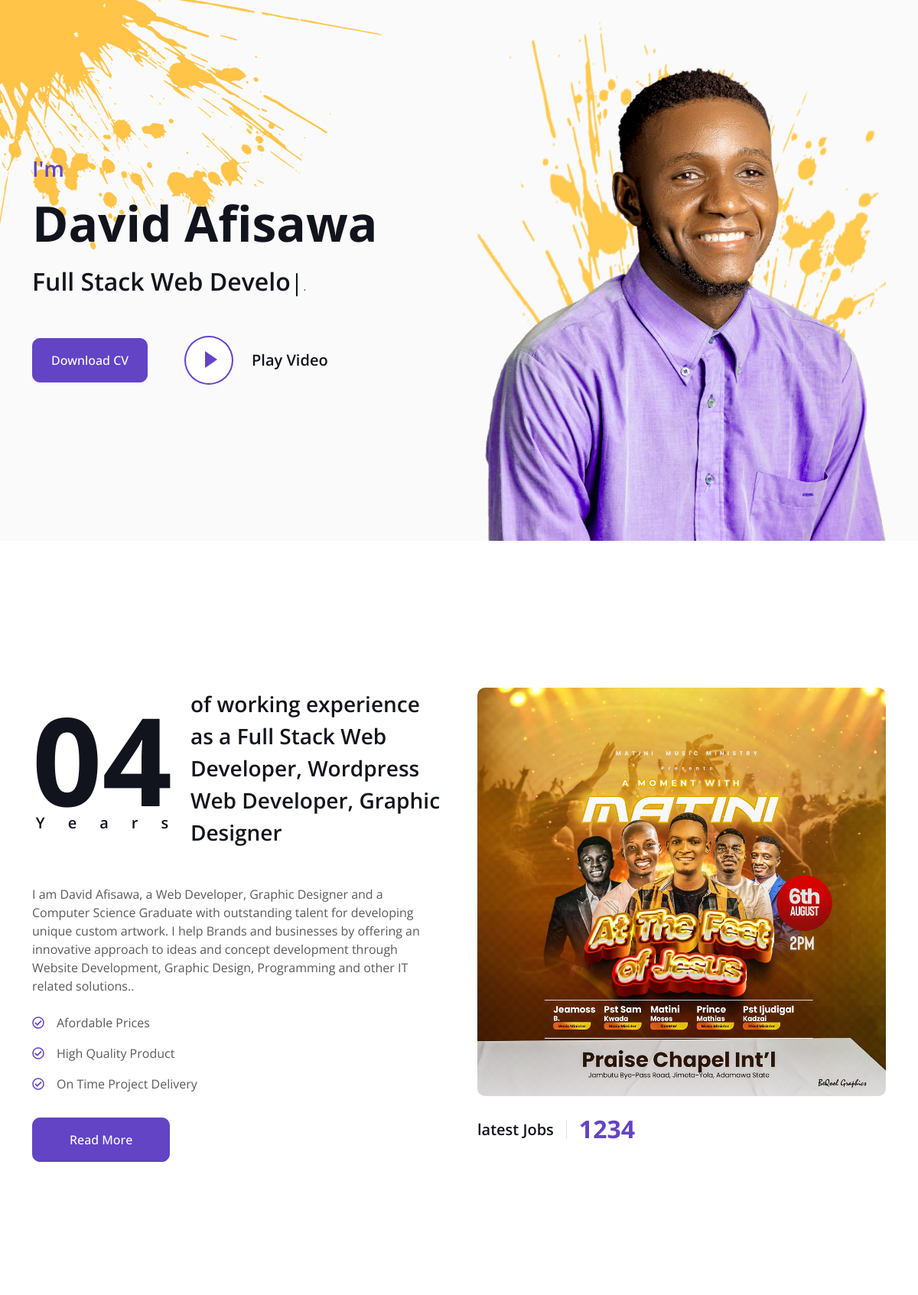
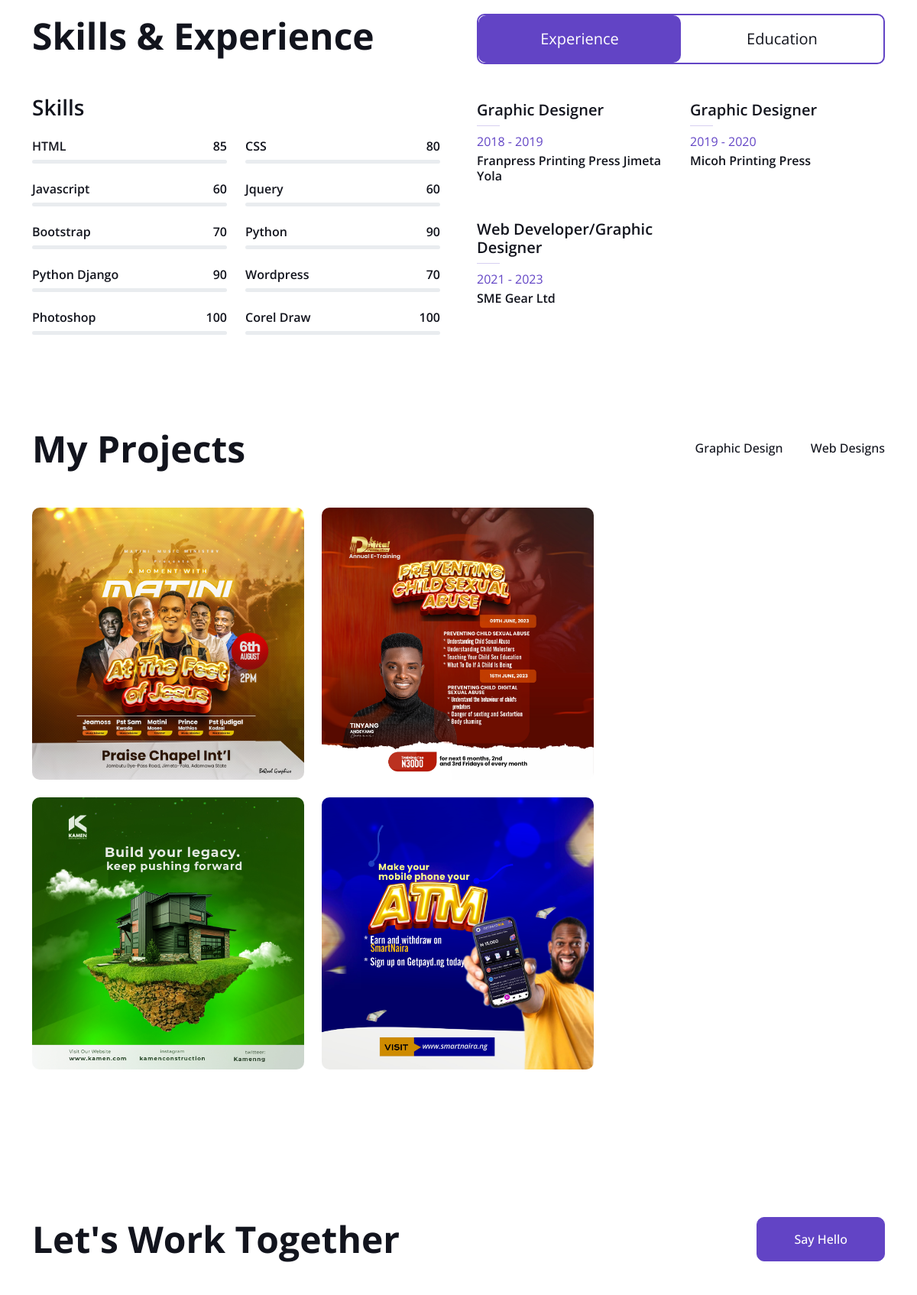
The page / (upper part) on the database its author committed (2 pictures, top to bottom).
### portfolioapp/models.py (models this page shows, shortened)
class PersonalDetails(models.Model):
    name=models.CharField(max_length=100, null=True, blank=True)
    age=models.CharField(max_length=10, null=True, blank=True)
    picture=models.ImageField()
    address=models.CharField(max_length=100, null=True, blank=True)
    phone_number=models.CharField(max_length=100, null=True, blank=True)
    email=models.EmailField(null=True, blank=True)

class AboutMyself(models.Model):
    years_of_experience=models.CharField(max_length=10, null=True, blank=True )
    short_note=models.TextField(null=True, blank=True)
    title=models.CharField(max_length=300, null=True, blank=True)
    if years_of_experience is not None:
        def __str__(self):
            return self.years_of_experience + " " + "years"
    else:
        pass

class Projects(models.Model):
    name=models.CharField(max_length=100, null=True, blank=True)
    image_file=models.ImageField()
    date_created=models.DateTimeField(auto_now_add=True)
    is_graphic=models.BooleanField(default=True)
    link=models.URLField(null=True, blank=True)
    if name is not None:
        def __str__(self):
            return self.name
    else:
        pass

class Skills(models.Model):
    skill_name=models.CharField(max_length=50, null=True, blank=True)
    skill_percent=models.IntegerField(default=0)
    if skill_name is not None:
        def __str__(self):
            return self.skill_name
    else:
        pass

class SchoolExperience(models.Model):
    name=models.CharField(max_length=100, null=True, blank=True)
    start_date=models.CharField(max_length=10, null=True, blank=True)
    end_date=models.CharField(max_length=10, null=True, blank=True)
    org_name=models.CharField(max_length=100, null=True, blank=True)
    is_school=models.BooleanField(default=True)
    if name is not None:
        def __str__(self):
            return self.org_name
    else:
        pass

### portfolioapp/views.py (the view)
# urls.py: 2. Add a URL to urlpatterns:  path('', views.home, name='home')
def home(request):
    projects=Projects.objects.all().order_by("-date_created")
    last_job=projects[0]
    print(last_job)
    skills=Skills.objects.all()
    experience=SchoolExperience.objects.all()
    personal_detail=PersonalDetails.objects.get()
    about=AboutMyself.objects.get()
    print(about.title)
    context={"projects":projects, "skills":skills, "personal_detail":personal_detail,
                    "about":about, "experience":experience, "last_job":last_job}
    return render(request, 'index.html', context)

### template/index.html (shortened to what this page needs)
{% extends "base.html" %} {% block content %} {% load static %}
<div class="container-fluid bg-light my-6 mt-0" id="home">
    <div class="container">
        <div class="row g-5 align-items-center">
            <div class="col-lg-6 py-6 pb-0 pt-lg-0">
                <h3 class="text-primary mb-3">I'm</h3>
                <h1 class="display-3 mb-3">{{ personal_detail.name }}</h1>
                <h2 class="typed-text-output d-inline"></h2>.
                <div class="d-flex align-items-center pt-5">
                    <a href="" class="btn btn-primary py-3 px-4 me-5">Download CV</a>
                    <button type="button" class="btn-play" data-bs-toggle="modal" data-src="https://www.youtube.com/embed/DWRcNpR6Kdc" data-bs-target="#videoModal">
                            <span></span>
                        </button>
                    <h5 class="ms-4 mb-0 d-none d-sm-block">Play Video</h5>
                </div>
            </div>
            <div class="col-lg-6">
                <img class="img-fluid" src="{{personal_detail.picture.url}}" alt="">
            </div>
        </div>
    </div>
</div>
<div class="container-xxl py-6" id="about">
    <div class="container">
        <div class="row g-5">
            <div class="col-lg-6 wow fadeInUp" data-wow-delay="0.1s">
                <div class="d-flex align-items-center mb-5">
                    <div class="years flex-shrink-0 text-center me-4">
                        <h1 class="display-1 mb-0">0{{ about.years_of_experience }}</h1>
                        <h5 class="mb-0">Years</h5>
                    </div>
                    <h3 class="lh-base mb-0">of working experience as a {{ about.title }}</h3>
                </div>
                <p class="mb-4">{{about.short_note}}.</p>
                <p class="mb-3"><i class="far fa-check-circle text-primary me-3"></i>Afordable Prices</p>
                <p class="mb-3"><i class="far fa-check-circle text-primary me-3"></i>High Quality Product</p>
                <p class="mb-3"><i class="far fa-check-circle text-primary me-3"></i>On Time Project Delivery</p>
                <a class="btn btn-primary py-3 px-5 mt-3" href="">Read More</a>
            </div>
            <div class="col-lg-6 wow fadeInUp" data-wow-delay="0.5s">
                <div class="row g-3 mb-4">
                    <div class="col-sm-12">
                        <img class="img-fluid rounded" src="{{ last_job.image_file.url}}" alt="">
                    </div>
                </div>
                <div class="d-flex align-items-center mb-3">
                    <h5 class="border-end pe-3 me-3 mb-0">latest Jobs</h5>
                    <h2 class="text-primary fw-bold mb-0" data-toggle="counter-up">1234</h2>
                </div>
            </div>
        </div>
    </div>
</div>
<div class="container-xxl py-6 pb-5" id="skill">
    <div class="container">
        <div class="row g-5">
            <div class="col-lg-6 wow fadeInUp" data-wow-delay="0.1s">
                <h1 class="display-5 mb-5">Skills & Experience</h1>
                <h3 class="mb-4">Skills</h3>
                <div class="row align-items-center">
                    {% for skill in skills %}
                    <div class="col-md-6">
                        <div class="skill mb-4">
                            <div class="d-flex justify-content-between">
                                <h6 class="font-weight-bold">{{ skill.skill_name }}</h6>
                                <h6 class="font-weight-bold">{{ skill.skill_percent }}</h6>
                            </div>
                            <div class="progress">
                            </div>
                        </div>
                    </div>
                    {% endfor %}
                </div>
            </div>
            <div class="col-lg-6 wow fadeInUp" data-wow-delay="0.5s">
                <ul class="nav nav-pills rounded border border-2 border-primary mb-5">
                    <li class="nav-item w-50">
                        <button class="nav-link w-100 py-3 fs-5 active" data-bs-toggle="pill" href="#tab-1">Experience</button>
                    </li>
                    <li class="nav-item w-50">
                        <button class="nav-link w-100 py-3 fs-5" data-bs-toggle="pill" href="#tab-2">Education</button>
                    </li>
                </ul>
                <div class="tab-content">
                    <div id="tab-1" class="tab-pane fade show p-0 active">
                        <div class="row gy-5 gx-4">
                            {% for data in experience %} {% if data.is_school == False %}
                            <div class="col-sm-6">
                                <h5>{{ data.name }}</h5>
                                <hr class="text-primary my-2">
                                <p class="text-primary mb-1">{{ data.start_date }} - {{ data.end_date }}</p>
                                <h6 class="mb-0">{{ data.org_name }}</h6>
                            </div>
                            {% endif %} {% endfor %}
                        </div>
                    </div>
                </div>
            </div>
        </div>
    </div>
</div>
<div class="container-xxl py-6 pt-5" id="project">
    <div class="container">
        <div class="row g-5 mb-5 align-items-center wow fadeInUp" data-wow-delay="0.1s">
            <div class="col-lg-6">
                <h1 class="display-5 mb-0">My Projects</h1>
            </div>
            <div class="col-lg-6 text-lg-end">
                <ul class="list-inline mx-n3 mb-0" id="portfolio-flters">
                    <li class="mx-3" data-filter=".first">Graphic Design</li>
                    <li class="mx-3" data-filter=".second">Web Designs</li>
                </ul>
            </div>
        </div>
        <div class="row g-4 portfolio-container wow fadeInUp" data-wow-delay="0.1s">
            {% for project in projects %}
            <div class="col-lg-4 col-md-6 portfolio-item {% if project.is_graphic == True %} first{% else %} second {% endif%}">
                <div class="portfolio-img rounded overflow-hidden">
                    <img class="img-fluid" src="{{ project.image_file.url }}" alt="">
                </div>
            </div>
            {% endfor %}
        </div>
    </div>
</div>
<div class="container-xxl pb-5" id="contact">
    <div class="container py-5">
        <div class="row g-5 mb-5 wow fadeInUp" data-wow-delay="0.1s">
            <div class="col-lg-6">
                <h1 class="display-5 mb-0">Let's Work Together</h1>
            </div>
            <div class="col-lg-6 text-lg-end">
                <a class="btn btn-primary py-3 px-5" href="">Say Hello</a>
            </div>
        </div>
        <div class="row g-5">
        </div>
    </div>
</div>
<a href="#" class="btn btn-lg btn-primary btn-lg-square back-to-top"></a> {% endblock %}

### template/base.html (shortened to what this page needs)
<!DOCTYPE html> {% load static %}
<html lang="en">
<head>
    <link href="https://cdnjs.cloudflare.com/ajax/libs/font-awesome/5.10.0/css/all.min.css" rel="stylesheet">
    <link href="https://cdn.jsdelivr.net/npm/bootstrap-icons@1.4.1/font/bootstrap-icons.css" rel="stylesheet">
    <link href="{% static 'lib/animate/animate.min.css' %}" rel="stylesheet">
    <link href="{% static 'lib/lightbox/css/lightbox.min.css' %}" rel="stylesheet">
    <link href="{% static 'lib/owlcarousel/assets/owl.carousel.min.css' %}" rel="stylesheet">
    <link href="{% static 'css/bootstrap.min.css' %}" rel="stylesheet">
    <link href="{% static 'css/style.css' %} " rel="stylesheet">
</head>
<body data-bs-spy="scroll" data-bs-target=".navbar" data-bs-offset="51">
    {% block content %} {% endblock %}
</body>
</html>

### static/css/style.css (style rules this page uses)
:root { --primary: #6244C5; --secondary: #FFC448; --light: #FAFAFB; --dark: #12141D; }
.my-6 { margin-top: 6rem; margin-bottom: 6rem; }
.py-6 { padding-top: 6rem; padding-bottom: 6rem; }
.btn { font-weight: 500; transition: .5s; }
.btn.btn-primary, .btn.btn-secondary { color: #FFFFFF; }
#home { margin-bottom: 6rem; background: url(../img/bg-header.png) left top no-repeat; }
.btn-play { position: relative; display: block; box-sizing: content-box; width: 16px; height: 26px; border-radius: 100%; border: none; outline: none !important; padding: 18px 20px 20px 28px; background: var(--primary); }
.btn-play:before { content: ""; position: absolute; z-index: 0; left: 50%; top: 50%; transform: translateX(-50%) translateY(-50%); display: block; width: 60px; height: 60px; background: var(--primary); border-radius: 100%; animation: pulse-border 1500ms ease-out infinite; }
.btn-play:after { content: ""; position: absolute; z-index: 1; left: 50%; top: 50%; transform: translateX(-50%) translateY(-50%); display: block; width: 60px; height: 60px; background: #FFFFFF; border-radius: 100%; transition: all 200ms; }
.btn-play span { display: block; position: relative; z-index: 3; width: 0; height: 0; left: -1px; border-left: 16px solid var(--primary); border-top: 11px solid transparent; border-bottom: 11px solid transparent; }
#about .years .display-1 { font-size: 10rem; line-height: 9rem; }
#about .years h5 { letter-spacing: 30px; margin-right: -30px; }
#skill .progress { height: 5px; border-radius: 5px; }
#skill .nav-pills .nav-link { color: var(--dark); }
#skill .nav-pills .nav-link.active { color: #FFFFFF; }
#skill .tab-content hr { width: 30px; }
#portfolio-flters li { display: inline-block; font-weight: 500; color: var(--dark); cursor: pointer; transition: .5s; border-bottom: 2px solid transparent; }
.portfolio-img { position: relative; }

### rows shown on the page
PersonalDetails: name "David Afisawa", picture (picture)
AboutMyself: years_of_experience "4", title "Full Stack Web Developer, Wordpress Web Developer, Graphic Designer", short_note "I am David Afisawa, a Web Developer, Graphic Designer and a Computer Science Graduate with outstanding talent for developing unique custom artwork. I help Brands and businesses by offering an innovative approach to ideas and concept development through Website Development, Graphic Design, Programming and other IT related solutions."
Projects: image_file (picture)
Skills: skill_name "HTML", skill_percent "85"
Skills: skill_name "CSS", skill_percent "80"
Skills: skill_name "Javascript", skill_percent "60"
Skills: skill_name "Jquery", skill_percent "60"
Skills: skill_name "Bootstrap", skill_percent "70"
Skills: skill_name "Python", skill_percent "90"
Skills: skill_name "Python Django", skill_percent "90"
Skills: skill_name "Wordpress", skill_percent "70"
Skills: skill_name "Photoshop", skill_percent "100"
Skills: skill_name "Corel Draw", skill_percent "100"
SchoolExperience: name "Graphic Designer", start_date "2018", end_date "2019", org_name "Franpress Printing Press Jimeta Yola"
SchoolExperience: name "Graphic Designer", start_date "2019", end_date "2020", org_name "Micoh Printing Press"
SchoolExperience: name "Web Developer/Graphic Designer", start_date "2021", end_date "2023", org_name "SME Gear Ltd"
Projects: image_file (picture)
Projects: image_file (picture)
Projects: image_file (picture)
